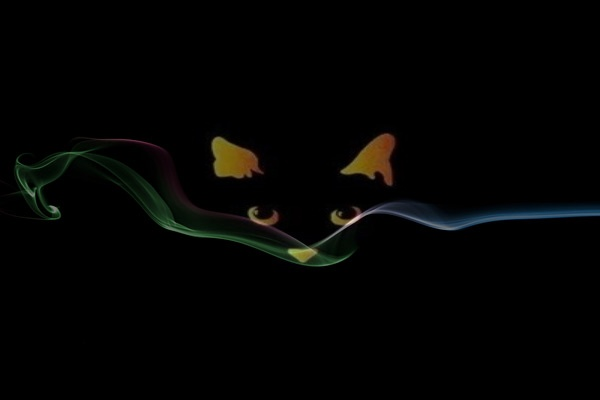
#> input picture exercise/1/blended_image.jpg, 600 x 400 px
$ python -i find_distance_pure_cv.py   (imports and definitions only)
#> lines starting #> are read from the running program, lines starting #| are printed output that depends on the picture; after the words box and inside, x2 and y2 are one past the last pixel; in counts of white or black regions, pixels touching at a corner belong together
import cv2
import numpy as np
import itertools

def find_distance_cv(file_path):
    # 读取图像
#> called with file_path = '../../exercise/1/blended_image.jpg'
    image = cv2.imread(file_path)
#> image is the input picture: shape (400, 600, 3); mean B, G, R 2.6, 3.6, 3.3
    gray = cv2.cvtColor(image, cv2.COLOR_BGR2GRAY)
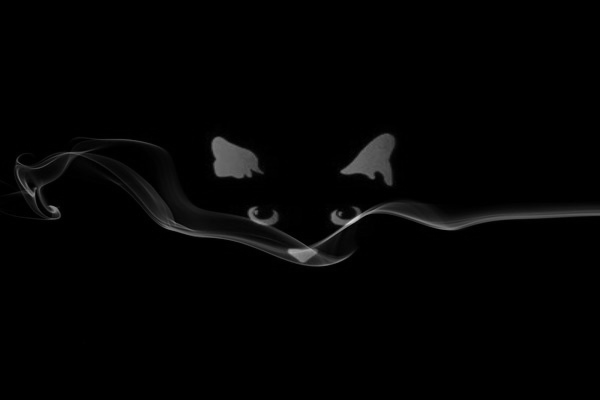
#> gray: shape (400, 600); min 0, max 217, mean 3.4

    # 应用高斯模糊
    blurred = cv2.GaussianBlur(gray, (5, 5), 1.8)

    # 进行Canny边缘检测
    edged = cv2.Canny(blurred, 50, 150)
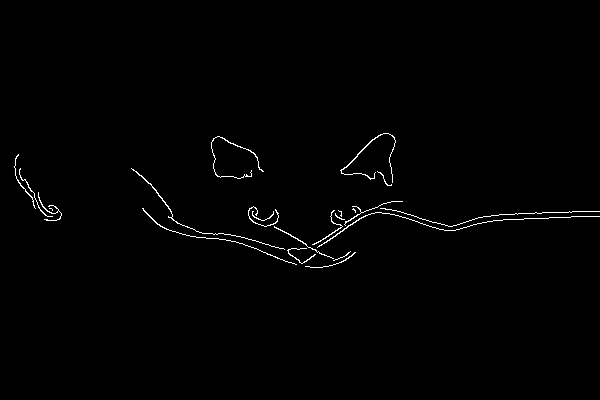
#> edged: shape (400, 600); 0.87% white in thin lines or dots, all inside (x1, y1, x2, y2) = (14, 133, 600, 268)

    # 找到边缘的轮廓
    contours, _ = cv2.findContours(edged.copy(), cv2.RETR_EXTERNAL, cv2.CHAIN_APPROX_SIMPLE)
#> contours = 22 contours, 15 with area under 20; largest, box (x1, y1, x2, y2) and area: (340, 133, 396, 183) 45, (131, 168, 285, 250) 40, (317, 212, 600, 248) 30, (211, 136, 264, 179) 30, (142, 208, 297, 265) 24, (274, 226, 334, 259) 23, (312, 210, 343, 245) 22

    def is_contour_close(contour1, contour2, contour):
        """
        Determine if two contours are close to each other based on their bounding boxes.
        """
        # 获取轮廓1的边界框
        x1, y1, w1, h1 = cv2.boundingRect(contour1)
        # 获取轮廓2的边界框
        x2, y2, w2, h2 = cv2.boundingRect(contour2)

        # 计算两个边界框的中心点
        # center1 = (x1 + w1 // 2, y1 + h1 // 2)
        # center2 = (x2 + w2 // 2, y2 + h2 // 2)

        # 计算两个中心点之间的距离
        if x1 + w1 // 2 > x2 + w2 // 2:
            x_distance = x1 + w1 // 2 - x2 - w2 // 2 - w1 // 2 - w2 // 2
        else:
            x_distance = x2 + w2 // 2 - x1 - w1 // 2 - w1 // 2 - w2 // 2

        if y1 + h1 // 2 > y2 + h2 // 2:
            y_distance = y1 + h1 // 2 - y2 - h2 // 2 - h1 // 2 - h2 // 2
        else:
            y_distance = y2 + h2 // 2 - y1 - h1 // 2 - h1 // 2 - h2 // 2

        distance = max(abs(x_distance), abs(y_distance))

        # 计算两个边界框的中心点
        center1 = (x1 + w1 // 2, y1 + h1 // 2)
        center2 = (x2 + w2 // 2, y2 + h2 // 2)

        # 计算两个中心点之间的距离
        distance = np.sqrt((center1[0] - center2[0]) ** 2 + (center1[1] - center2[1]) ** 2)

        # print(distance)
        # 设定阈值，判断是否相近
        min_distance = 40  # 设定最小距离

        if distance < 40:
            return [contour1, contour2]
        else:
            pass

    def is_person_contour(contour, image):
        """
        Determine if a contour is likely to be a person based on shape characteristics.
        """
        # Calculate bounding box dimensions
        x, y, w, h = cv2.boundingRect(contour)

        # Calculate aspect ratio
        aspect_ratio = float(w) / h

        # Check if aspect ratio is within a range that's typical for a standing person
        # This range would need to be determined based on observation and testing
        return 0.1 < aspect_ratio < 0.9

    def is_proper_contour(c, image):
        x, y, w, h = cv2.boundingRect(c)
        # 计算轮廓周长
        perimeter = cv2.arcLength(c, True)
        # 过滤掉周长太短的轮廓
        if perimeter < 100:
            return False
        # 过滤掉靠近图像边缘的轮廓
        if x < 20 or x + w > image.shape[1] - 20 or y < 40:
            return False

        # cv2.rectangle(image, (x, y), (x + w, y + h), (0, 255, 0), 2)
        # 计算轮廓的矩
        M = cv2.moments(c)
        if M["m00"] == 0:
            return False

        return True

    # 假定具有特定宽高比的轮廓为人物
    filtered_contours = [c for c in contours if
                         is_person_contour(c, image) and is_proper_contour(c, image) and c is not None]
#> filtered_contours = 2 contours, 1 with area under 20; largest, box (x1, y1, x2, y2) and area: (312, 210, 343, 245) 22

    # 将元组转换为列表
    filtered_contours = list(filtered_contours)
    # print(type(filtered_contours))

    need_merged_contours = []
    # 遍历所有不重复的轮廓对
    for contour1, contour2 in itertools.combinations(filtered_contours, 2):
        need_merged_contours.append(is_contour_close(contour1, contour2, filtered_contours))
#> this loop made 1 pass
#> (x1 in is_contour_close, y1 in is_contour_close, w1 in is_contour_close, h1 in is_contour_close, x2 in is_contour_close, y2 in is_contour_close, w2 in is_contour_close, h2 in is_contour_close) on pass 1: (312, 210, 31, 35, 38, 192, 24, 29)
#> after the loop, need_merged_contours = 1 item

    # 存储所有的边界框
    all_bounding_boxes = []

    # 遍历所有轮廓
    for contour in filtered_contours:
        # 获取当前轮廓的边界框
        x, y, w, h = cv2.boundingRect(contour)
        # 将边界框添加到存储所有边界框的列表中
        all_bounding_boxes.append((x, y, w, h))
#> this loop made 2 passes
#> (x, y, w, h) on passes 1 to 2: (312, 210, 31, 35), (38, 192, 24, 29)
#> after the loop, all_bounding_boxes = [(312, 210, 31, 35), (38, 192, 24, 29)]

    # 遍历所有不重复的轮廓对
    for contour_pair in need_merged_contours:
        if contour_pair:
            contour1, contour2 = contour_pair
            # 获取轮廓1的边界框
            x1, y1, w1, h1 = cv2.boundingRect(contour1)
            # 获取轮廓2的边界框
            x2, y2, w2, h2 = cv2.boundingRect(contour2)

            # 合并轮廓区域的边界框
            new_x = min(x1, x2)
            new_y = min(y1, y2)
            new_w = max(x1 + w1, x2 + w2) - new_x
            new_h = max(y1 + h1, y2 + h2) - new_y

            # 创建新的合并后的轮廓区域
            merged_contour_box = (new_x, new_y, new_w, new_h)

            # 绘制合并后的框
            cv2.rectangle(image, (new_x, new_y), (new_x + new_w, new_y + new_h), (255, 0, 0), 2)

            # 将合并后的边界框添加到所有边界框列表中
            all_bounding_boxes.append(merged_contour_box)

            # 删除原始的边界框
            if (x1, y1, w1, h1) in all_bounding_boxes:
                all_bounding_boxes.remove((x1, y1, w1, h1))
            if (x2, y2, w2, h2) in all_bounding_boxes:
                all_bounding_boxes.remove((x2, y2, w2, h2))
#> this loop made 1 pass

    # 遍历所有边界框
    for box in all_bounding_boxes:
        x, y, w, h = box
        # 在图像中绘制边界框
        cv2.rectangle(image, (x, y), (x + w, y + h), (255, 255, 0), 2)
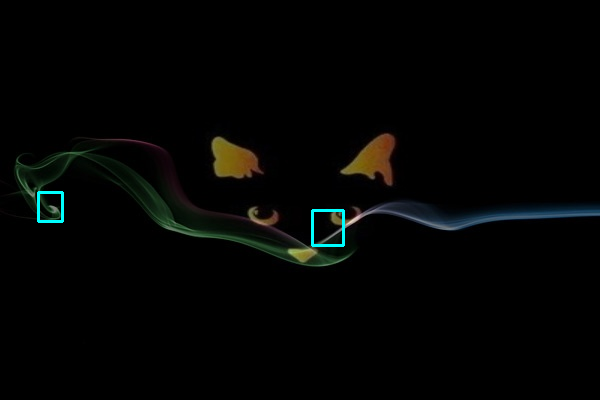
#> image: shape (400, 600, 3); 0.29% of pixels changed, all inside (x1, y1, x2, y2) = (37, 191, 345, 247)

    # 遍历所有边界框的中心点
    for box1 in all_bounding_boxes:
        x1, y1, w1, h1 = box1
        center1 = (x1 + w1 // 2, y1 + h1 // 2)

        # 计算当前框和其他框之间的距离
        for box2 in all_bounding_boxes:
            x2, y2, w2, h2 = box2
            center2 = (x2 + w2 // 2, y2 + h2 // 2)

            # 计算两个中心点之间的水平距离
            horizontal_distance = abs(center1[0] - center2[0])

            # 在图像上输出距离
            cv2.putText(image, str(horizontal_distance),
                        (int((center1[0] + center2[0]) / 2), int((center1[1] + center2[1]) / 2)),
                        cv2.FONT_HERSHEY_SIMPLEX, 0.5, (0, 0, 255), 1)
#> this loop made 2 passes
#> (x1, y1, w1, h1, center1) on passes 1 to 2: (312, 210, 31, 35, (327, 227)), (38, 192, 24, 29, (50, 206))
#> image: shape (400, 600, 3); 0.05% of pixels changed, all inside (x1, y1, x2, y2) = (52, 196, 337, 228)

    # 显示结果
    # 保存处理后的RGB图像到文件
    cv2.imwrite('static/find_distance/edged_pic.jpg', edged)
    cv2.imwrite('static/find_distance/distance_pic.jpg', image)
    #cv2.imshow("Edged", edged)
    #cv2.imshow("Image", image)
    cv2.waitKey(0)
    cv2.destroyAllWindows()

>>> result = find_distance_cv('../../exercise/1/blended_image.jpg')
